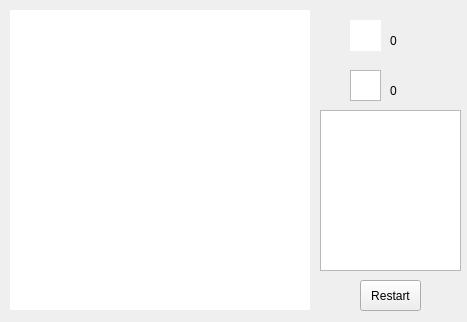
<?xml version="1.0" encoding="UTF-8"?>
<ui version="4.0">
 <class>MainWindow</class>
 <widget class="QMainWindow" name="MainWindow">
  <property name="geometry">
   <rect>
    <x>0</x>
    <y>0</y>
    <width>467</width>
    <height>322</height>
   </rect>
  </property>
  <property name="windowTitle">
   <string>MainWindow</string>
  </property>
  <widget class="QWidget" name="centralWidget">
   <widget class="QGroupBox" name="groupBox">
    <property name="geometry">
     <rect>
      <x>470</x>
      <y>10</y>
      <width>181</width>
      <height>261</height>
     </rect>
    </property>
    <property name="title">
     <string>PlayerSetting</string>
    </property>
    <widget class="QLabel" name="label">
     <property name="geometry">
      <rect>
       <x>10</x>
       <y>20</y>
       <width>41</width>
       <height>21</height>
      </rect>
     </property>
     <property name="text">
      <string>Black:</string>
     </property>
    </widget>
    <widget class="QLabel" name="label_2">
     <property name="geometry">
      <rect>
       <x>10</x>
       <y>140</y>
       <width>41</width>
       <height>21</height>
      </rect>
     </property>
     <property name="text">
      <string>White:</string>
     </property>
    </widget>
    <widget class="QComboBox" name="CB_BlackAI">
     <property name="geometry">
      <rect>
       <x>10</x>
       <y>90</y>
       <width>121</width>
       <height>22</height>
      </rect>
     </property>
    </widget>
    <widget class="QRadioButton" name="RB_BlackManual">
     <property name="geometry">
      <rect>
       <x>10</x>
       <y>50</y>
       <width>61</width>
       <height>16</height>
      </rect>
     </property>
     <property name="text">
      <string>Manual</string>
     </property>
    </widget>
    <widget class="QRadioButton" name="RB_BlackAI">
     <property name="geometry">
      <rect>
       <x>90</x>
       <y>50</y>
       <width>41</width>
       <height>16</height>
      </rect>
     </property>
     <property name="text">
      <string>AI</string>
     </property>
    </widget>
    <widget class="QComboBox" name="CB_WhiteAI">
     <property name="geometry">
      <rect>
       <x>10</x>
       <y>210</y>
       <width>121</width>
       <height>22</height>
      </rect>
     </property>
    </widget>
    <widget class="QRadioButton" name="RB_WhiteManual">
     <property name="geometry">
      <rect>
       <x>10</x>
       <y>170</y>
       <width>61</width>
       <height>16</height>
      </rect>
     </property>
     <property name="text">
      <string>Manual</string>
     </property>
    </widget>
    <widget class="QRadioButton" name="RB_WhiteAI">
     <property name="geometry">
      <rect>
       <x>80</x>
       <y>170</y>
       <width>41</width>
       <height>16</height>
      </rect>
     </property>
     <property name="text">
      <string>AI</string>
     </property>
    </widget>
    <widget class="QLabel" name="label_3">
     <property name="geometry">
      <rect>
       <x>10</x>
       <y>70</y>
       <width>61</width>
       <height>21</height>
      </rect>
     </property>
     <property name="text">
      <string>ChooseAI:</string>
     </property>
    </widget>
    <widget class="QLabel" name="label_4">
     <property name="geometry">
      <rect>
       <x>10</x>
       <y>190</y>
       <width>61</width>
       <height>21</height>
      </rect>
     </property>
     <property name="text">
      <string>ChooseAI:</string>
     </property>
    </widget>
    <widget class="Line" name="line">
     <property name="geometry">
      <rect>
       <x>10</x>
       <y>120</y>
       <width>151</width>
       <height>16</height>
      </rect>
     </property>
     <property name="orientation">
      <enum>Qt::Horizontal</enum>
     </property>
    </widget>
   </widget>
   <widget class="QPushButton" name="BTN_Apply">
    <property name="geometry">
     <rect>
      <x>530</x>
      <y>280</y>
      <width>61</width>
      <height>31</height>
     </rect>
    </property>
    <property name="text">
     <string>Apply</string>
    </property>
   </widget>
   <widget class="QPushButton" name="BTN_Restart">
    <property name="geometry">
     <rect>
      <x>360</x>
      <y>280</y>
      <width>61</width>
      <height>31</height>
     </rect>
    </property>
    <property name="text">
     <string>Restart</string>
    </property>
   </widget>
   <widget class="QTextEdit" name="TB_Message">
    <property name="geometry">
     <rect>
      <x>320</x>
      <y>110</y>
      <width>141</width>
      <height>161</height>
     </rect>
    </property>
    <property name="readOnly">
     <bool>true</bool>
    </property>
   </widget>
   <widget class="QLabel" name="LB_BlackCount">
    <property name="geometry">
     <rect>
      <x>390</x>
      <y>30</y>
      <width>31</width>
      <height>21</height>
     </rect>
    </property>
    <property name="text">
     <string>0</string>
    </property>
   </widget>
   <widget class="QLabel" name="LB_WhiteCount">
    <property name="geometry">
     <rect>
      <x>390</x>
      <y>80</y>
      <width>31</width>
      <height>21</height>
     </rect>
    </property>
    <property name="text">
     <string>0</string>
    </property>
   </widget>
   <widget class="QGraphicsView" name="CA_White">
    <property name="geometry">
     <rect>
      <x>350</x>
      <y>70</y>
      <width>31</width>
      <height>31</height>
     </rect>
    </property>
    <property name="backgroundBrush">
     <brush brushstyle="SolidPattern">
      <color alpha="255">
       <red>255</red>
       <green>234</green>
       <blue>251</blue>
      </color>
     </brush>
    </property>
   </widget>
   <widget class="QGraphicsView" name="CA_Black">
    <property name="geometry">
     <rect>
      <x>350</x>
      <y>20</y>
      <width>31</width>
      <height>31</height>
     </rect>
    </property>
    <property name="frameShape">
     <enum>QFrame::NoFrame</enum>
    </property>
    <property name="backgroundBrush">
     <brush brushstyle="SolidPattern">
      <color alpha="255">
       <red>0</red>
       <green>0</green>
       <blue>0</blue>
      </color>
     </brush>
    </property>
   </widget>
   <widget class="QGraphicsView" name="CA_Main">
    <property name="geometry">
     <rect>
      <x>10</x>
      <y>10</y>
      <width>300</width>
      <height>300</height>
     </rect>
    </property>
    <property name="frameShape">
     <enum>QFrame::NoFrame</enum>
    </property>
   </widget>
  </widget>
 </widget>
 <layoutdefault spacing="6" margin="11"/>
 <resources/>
 <connections/>
</ui>
